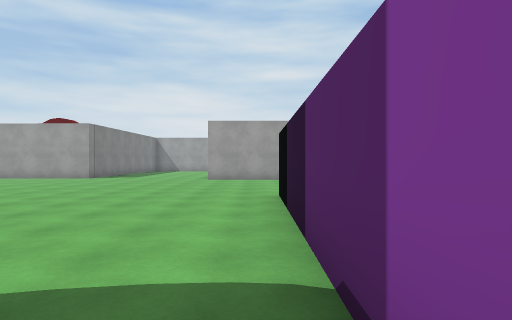
[1] (above)

24 first-person views from a walk through a Unity game level. The camera is 1.5 m above the floor, looks level and sees 75° across. The floor is counted in squares, 2 m on a side. Each view is taken from the middle of a square. On the plan, view 1 faces up. The plan holds only what a view shows up to about 11 squares ahead; the rest is blank. The place goes on beyond the plan. The player is left out. Some surface patterns are stand-ins.

[2]
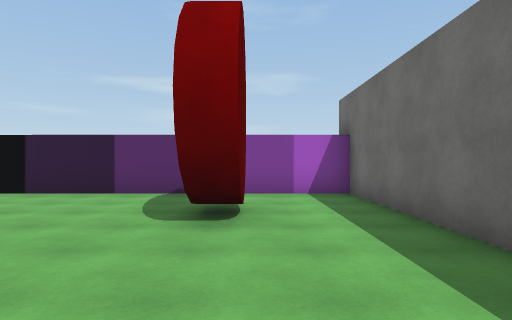

[3]
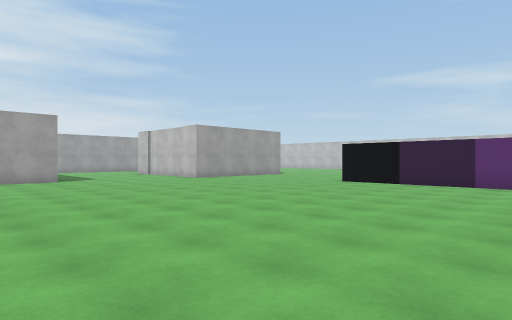

[4]
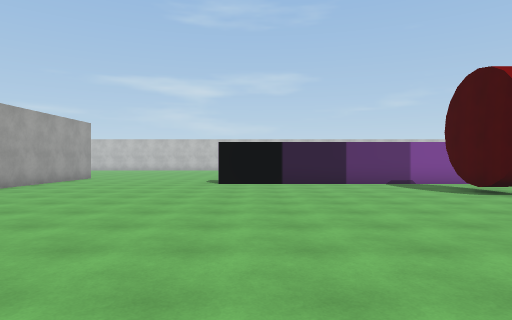

[5]
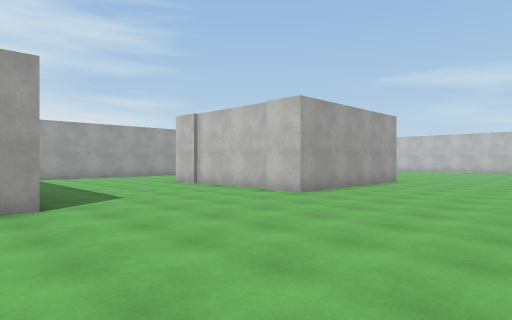

[6]
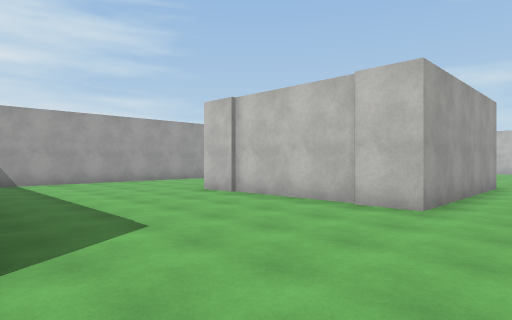

[7]
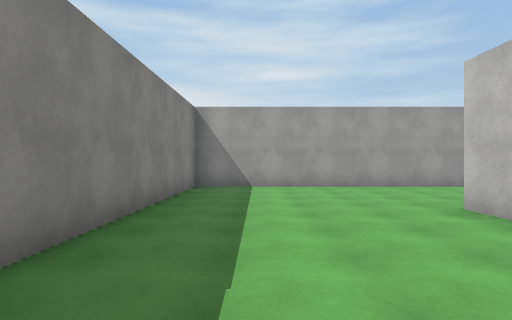

[8]
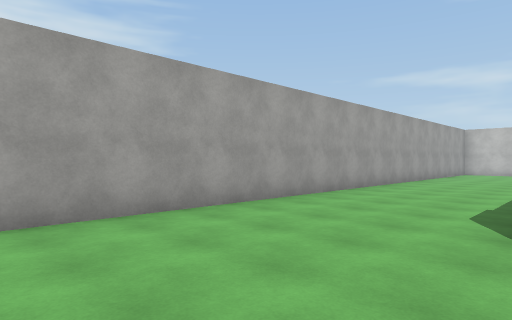

[9]
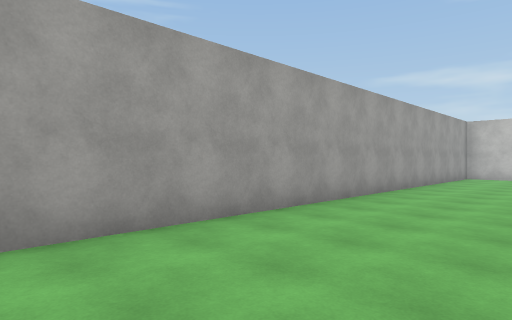

[10]
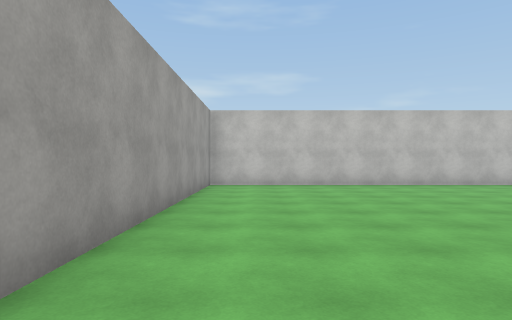

[11]
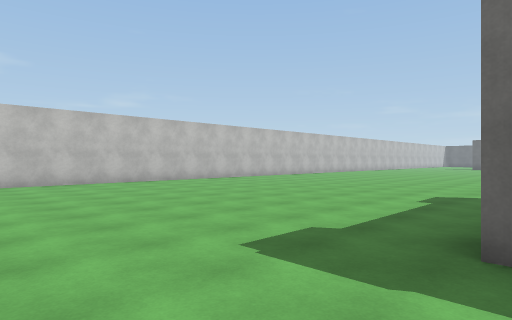

[12]
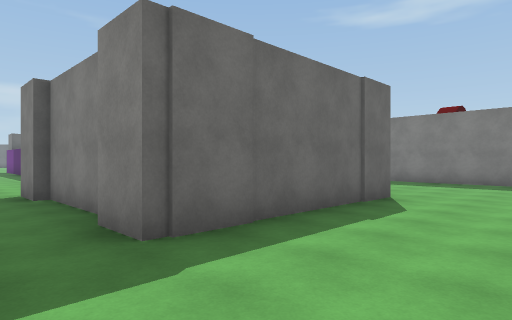

[13]
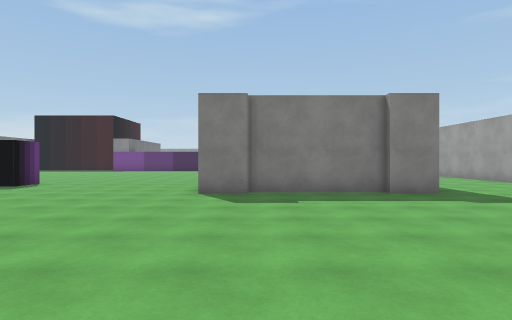

[14]
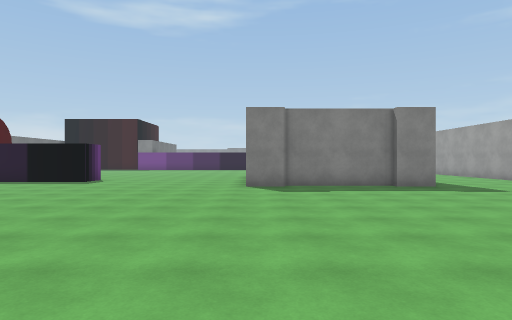

[15]
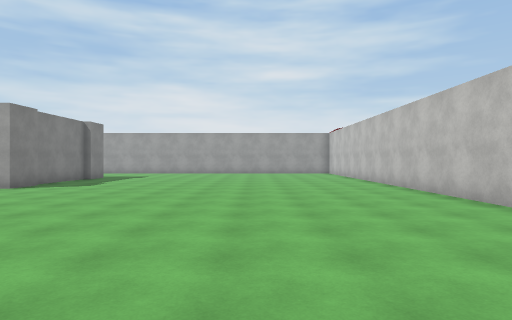

[16]
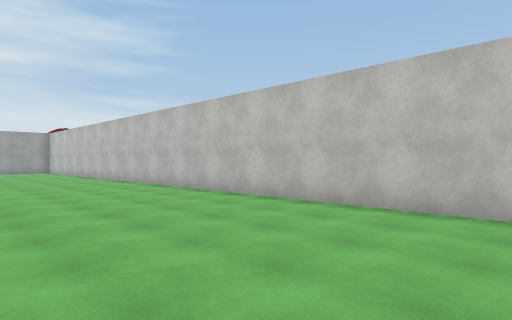

[17]
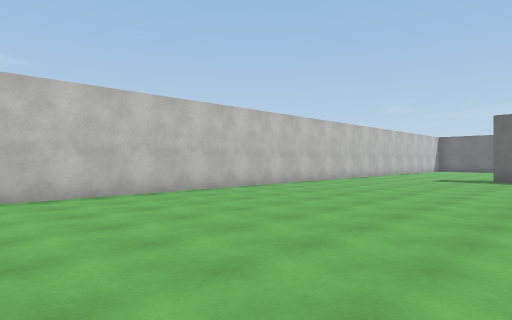

[18]
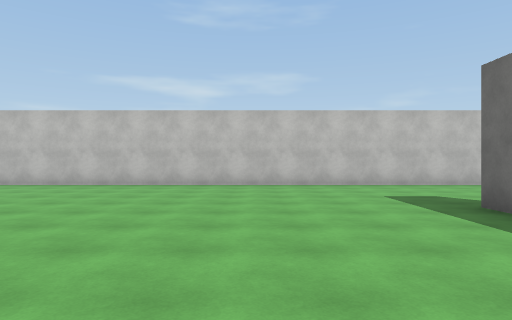

[19]
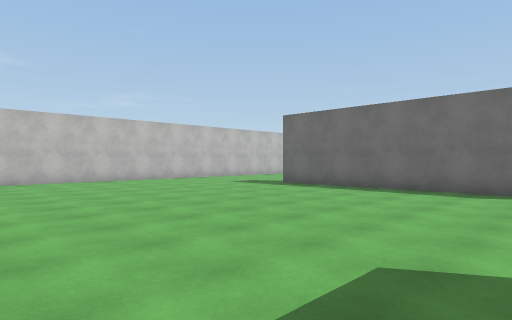

[20]
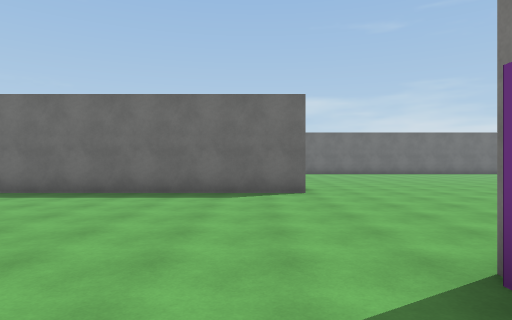

[21]
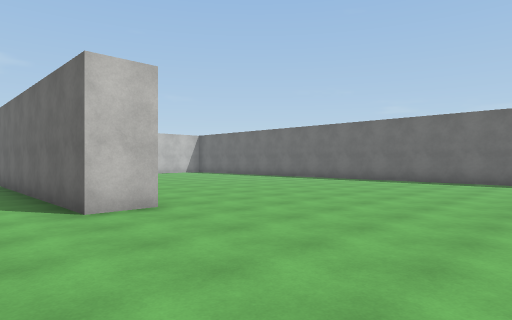

[22]
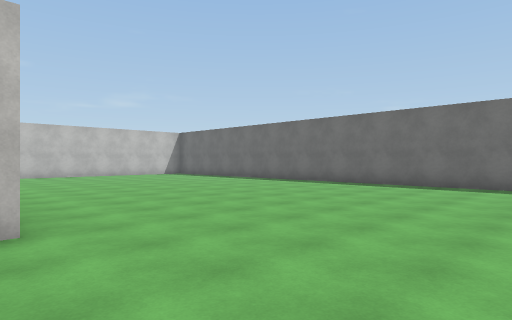

[23]
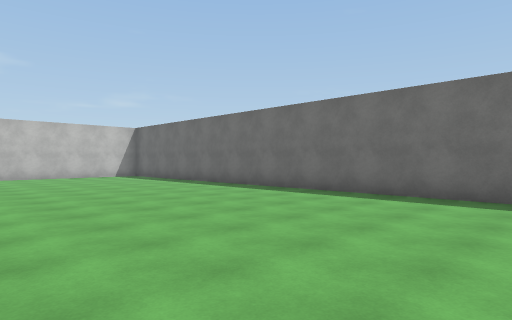

[24]
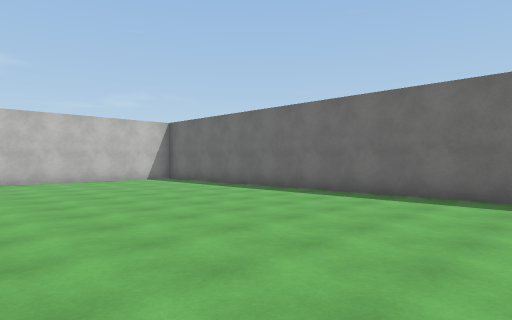

### Floor plan
Points are (right, up) in squares from view 1. A wall is a line through its corners. A room is listed if a view was taken in it or the views show most of it. See-through windows are left out.
Room 1 (view 1)
walls: (-1.5, -2.1) (0.4, -2.1) (0.4, 0.6)
ways out: opening at (-2.5, -0.5) to room 2; opening at (-0.5, 1) to room 2
Room 2 (views 2, 3, 4, 5, 6, 7, 8, 9, 10, 11, 12, 13, 14, 15, 16, 17, 18, 19, 20, 21, 22, 23, 24)
walls: (0.4, 0.6) (0.5, 7.2) (1.6, 7.2) (1.6, 6.7); (-1.4, 0.2) (-3.4, 0.2) (-3.4, 0.8) (-1.1, 0.8); (-4.4, -2.1) (-1.5, -2.1); (1.9, -9.8) (1.9, -8.6) (9.4, -8.6); (3.6, 13.9) (3.6, 12.7) (-1.8, 12.7) (-1.8, 18.1) (3.6, 18.1) (3.6, 16.9); (-6.7, 13.6) (-8.4, 13.6); (3.3, 17) (3.3, 13.8); (14, -11.9) (14, 22.4) (-6.7, 22.4) (-6.8, 15.3); (-1.5, -19.1) (10.5, -19.1); (14, -15.5) (14, -13.5)
ways out: opening at (-2.5, -0.5) to room 1; opening at (-0.5, 1) to room 1

Positions as (right, up) in squares from view 1, and headings:
1: (0, 0), facing up
2: (-7, 0), facing right
3: (-10, 1), facing up-right
4: (-10, 6), facing right
5: (-8, 8), facing up-right
6: (-7, 11), facing up-right
7: (-5, 13), facing up
8: (-5, 18), facing up-right
9: (-1, 19), facing up-right
10: (4, 21), facing right
11: (3, 21), facing down-right
12: (5, 21), facing down-left
13: (11, 14), facing left
14: (13, 13), facing left
15: (10, 4), facing up
16: (9, 1), facing up-right
17: (7, 5), facing down-right
18: (4, -5), facing right
19: (2, 0), facing down-right
20: (3, -1), facing down
21: (-3, -7), facing down-right
22: (-2, -9), facing down-right
23: (-1, -12), facing down-right
24: (2, -12), facing down-right
